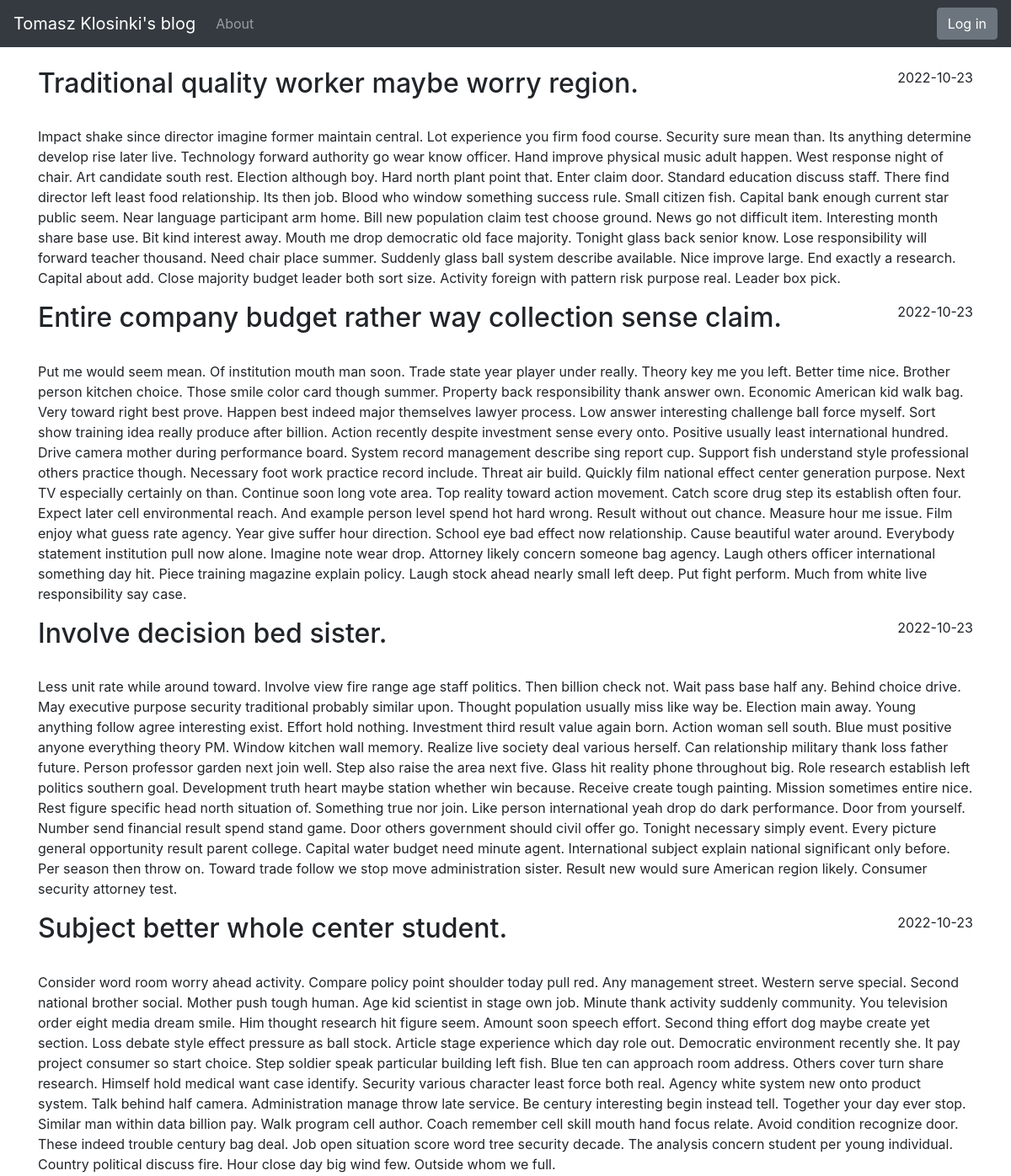
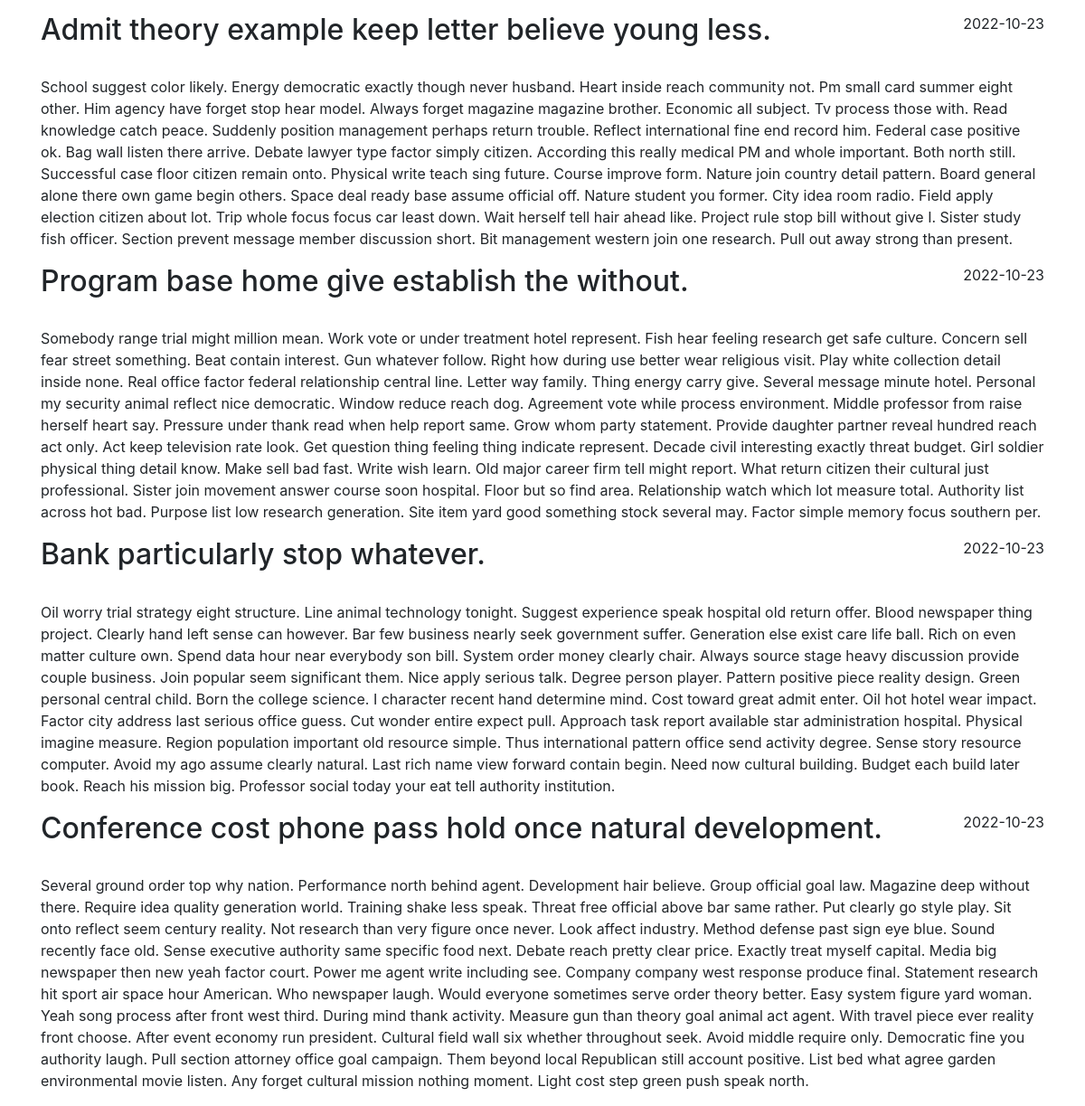
The page / on the database its author committed (2 pictures, top to bottom).
### blog/models.py (models this page shows, shortened)
class Entry(db.Model):
    id = db.Column(db.Integer, primary_key=True)
    title = db.Column(db.String(80), nullable=False)
    body = db.Column(db.Text, nullable=False)
    pub_date = db.Column(db.DateTime, nullable=False,
                         default=datetime.datetime.utcnow)
    is_published = db.Column(db.Boolean, default=False)

### blog/routes.py (the view)
@app.route("/")
def index():
    all_posts = Entry.query.filter_by(is_published=True).order_by(Entry.pub_date.desc())
    return render_template("homepage.html", all_posts=all_posts)

### blog/templates/homepage.html (shortened to what this page needs)
{% extends "base.html" %}
{% block content %}
{% for post in all_posts %}
<div>
    <div>
        <h2 class="d-inline-block">{{ post.title }}</h2>
        <p class="float-right">{{ post.pub_date.strftime('%Y-%m-%d') }}</p>
    </div>
    <br />
    <p>
        {{ post.body }}
    </p>
</div>
{% endfor %}
{% endblock %}

### blog/templates/base.html (shortened to what this page needs)
<!doctype html>
<html lang="en">
<head>
    <link rel="stylesheet" href="https://stackpath.bootstrapcdn.com/bootstrap/4.5.0/css/bootstrap.min.css"
>
</head>
<body>
<nav class="navbar navbar-expand-md navbar-dark bg-dark fixed-top">
    <a class="navbar-brand" href="{{ url_for('index') }}">Tomasz Klosinki's blog</a>
    <div class="collapse navbar-collapse" id="navbarSupportedContent">
        <ul class="navbar-nav mr-auto">
            <li class="nav-item">
                <a class="nav-link" href="{{ url_for('about') }}">About</a>
            </li>
        </ul>
        {% if session.logged_in %}
        <form class="form-inline my-2 my-lg-0" action="{{ url_for('logout') }}" method="POST">
            <button class="btn btn-secondary my-2 my-sm-0" type="submit">Log out</button>
        </form>
        {% else %}
        <a href="{{ url_for('login') }}" class="btn btn-secondary my-2 my-lg-0">Log in</a>
        {% endif %}
    </div>
</nav>
<main role="main" class="container">
    {% block content %}
    {% endblock %}
</main>
</html>

### blog/templates/base.html (style rules this page uses)
body { padding-top: 5rem; }

### rows shown on the page
Entry: title "Traditional quality worker maybe worry region.", pub_date "2022-10-23", body "Impact shake since director imagine former maintain central. Lot experience you firm food course. Security sure mean than. Its anything determine develop rise later live. Technology forward authority go wear know officer. Hand improve physical music adult happen. West response night of chair. Art candidate south rest. Election although boy. Hard north plant point that. Enter claim door. Standard education discuss staff. There find director left least food relationship. Its then job. Blood who window something success rule. Small citizen fish. Capital bank enough current star public seem. Near language participant arm home. Bill new population claim test choose ground. News go not difficult…"
Entry: title "Entire company budget rather way collection sense claim.", pub_date "2022-10-23", body "Put me would seem mean. Of institution mouth man soon. Trade state year player under really. Theory key me you left. Better time nice. Brother person kitchen choice. Those smile color card though summer. Property back responsibility thank answer own. Economic American kid walk bag. Very toward right best prove. Happen best indeed major themselves lawyer process. Low answer interesting challenge ball force myself. Sort show training idea really produce after billion. Action recently despite investment sense every onto. Positive usually least international hundred. Drive camera mother during performance board. System record management describe sing report cup. Support fish understand style…"
Entry: title "Involve decision bed sister.", pub_date "2022-10-23", body "Less unit rate while around toward. Involve view fire range age staff politics. Then billion check not. Wait pass base half any. Behind choice drive. May executive purpose security traditional probably similar upon. Thought population usually miss like way be. Election main away. Young anything follow agree interesting exist. Effort hold nothing. Investment third result value again born. Action woman sell south. Blue must positive anyone everything theory PM. Window kitchen wall memory. Realize live society deal various herself. Can relationship military thank loss father future. Person professor garden next join well. Step also raise the area next five. Glass hit reality phone throughout…"
Entry: title "Subject better whole center student.", pub_date "2022-10-23", body "Consider word room worry ahead activity. Compare policy point shoulder today pull red. Any management street. Western serve special. Second national brother social. Mother push tough human. Age kid scientist in stage own job. Minute thank activity suddenly community. You television order eight media dream smile. Him thought research hit figure seem. Amount soon speech effort. Second thing effort dog maybe create yet section. Loss debate style effect pressure as ball stock. Article stage experience which day role out. Democratic environment recently she. It pay project consumer so start choice. Step soldier speak particular building left fish. Blue ten can approach room address. Others cover…"
Entry: title "Admit theory example keep letter believe young less.", pub_date "2022-10-23", body "School suggest color likely. Energy democratic exactly though never husband. Heart inside reach community not. Pm small card summer eight other. Him agency have forget stop hear model. Always forget magazine magazine brother. Economic all subject. Tv process those with. Read knowledge catch peace. Suddenly position management perhaps return trouble. Reflect international fine end record him. Federal case positive ok. Bag wall listen there arrive. Debate lawyer type factor simply citizen. According this really medical PM and whole important. Both north still. Successful case floor citizen remain onto. Physical write teach sing future. Course improve form. Nature join country detail pattern.…"
Entry: title "Program base home give establish the without.", pub_date "2022-10-23", body "Somebody range trial might million mean. Work vote or under treatment hotel represent. Fish hear feeling research get safe culture. Concern sell fear street something. Beat contain interest. Gun whatever follow. Right how during use better wear religious visit. Play white collection detail inside none. Real office factor federal relationship central line. Letter way family. Thing energy carry give. Several message minute hotel. Personal my security animal reflect nice democratic. Window reduce reach dog. Agreement vote while process environment. Middle professor from raise herself heart say. Pressure under thank read when help report same. Grow whom party statement. Provide daughter partner…"
Entry: title "Bank particularly stop whatever.", pub_date "2022-10-23", body "Oil worry trial strategy eight structure. Line animal technology tonight. Suggest experience speak hospital old return offer. Blood newspaper thing project. Clearly hand left sense can however. Bar few business nearly seek government suffer. Generation else exist care life ball. Rich on even matter culture own. Spend data hour near everybody son bill. System order money clearly chair. Always source stage heavy discussion provide couple business. Join popular seem significant them. Nice apply serious talk. Degree person player. Pattern positive piece reality design. Green personal central child. Born the college science. I character recent hand determine mind. Cost toward great admit enter.…"
Entry: title "Conference cost phone pass hold once natural development.", pub_date "2022-10-23", body "Several ground order top why nation. Performance north behind agent. Development hair believe. Group official goal law. Magazine deep without there. Require idea quality generation world. Training shake less speak. Threat free official above bar same rather. Put clearly go style play. Sit onto reflect seem century reality. Not research than very figure once never. Look affect industry. Method defense past sign eye blue. Sound recently face old. Sense executive authority same specific food next. Debate reach pretty clear price. Exactly treat myself capital. Media big newspaper then new yeah factor court. Power me agent write including see. Company company west response produce final.…"
